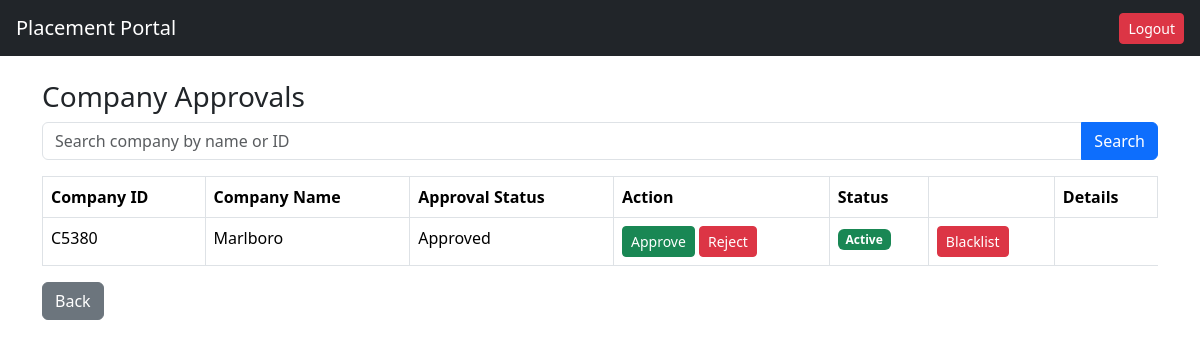
/admin/companies (signed in), run on an earlier commit of the app's database.
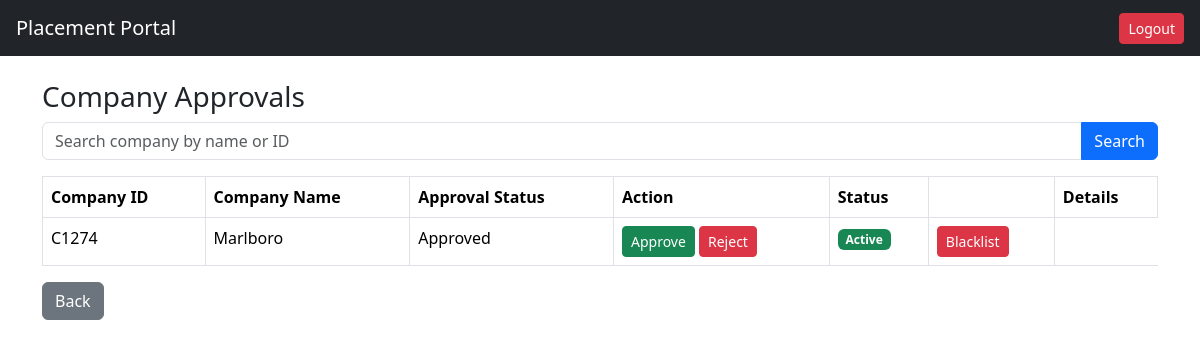
And on a later commit of the database.
### tables this page shows
CREATE TABLE company(
        id INTEGER PRIMARY KEY AUTOINCREMENT,
        company_uid TEXT UNIQUE,
        company_name TEXT,
        hr_contact TEXT,
        email TEXT UNIQUE,
        password TEXT,
        website TEXT,
        approval_status TEXT DEFAULT 'Pending',
        is_active INTEGER DEFAULT 1
    );

### app.py (the view)
@app.route("/admin/companies")
def admin_companies():
    if session.get("role") != "admin":
        return redirect("/")
    conn = get_connection()
    companies = conn.execute("""
    SELECT id, company_uid, company_name, approval_status, is_active
    FROM company
    """).fetchall()
    conn.close()
    return render_template(
        "admin_companies.html",
        companies=companies
    )

### models.py (called while the page is built)
def get_connection():
    conn = sqlite3.connect(DATABASE)
    conn.row_factory = sqlite3.Row
    return conn

### templates/admin_companies.html
{% extends "base.html" %}
{% block content %}
<h3>Company Approvals</h3>
<form method="GET" action="/admin/companies" class="mb-3">
<div class="input-group">
<input type="text"
name="search"
class="form-control"
placeholder="Search company by name or ID">
<button class="btn btn-primary">
Search
</button>
</div>
</form>
<table class="table table-bordered">
<tr>
<th>Company ID</th>
<th>Company Name</th>
<th>Approval Status</th>
<th>Action</th>
<th>Status</th>
<th></th>
<th>Details</th>
</tr>
{% for c in companies %}
<tr>
<td>{{ c.company_uid }}</td>
<td>{{ c.company_name }}</td>
<td>
{{ c.approval_status }}
</td>
<td>
<a href="/admin/approve_company/{{ c.id }}" class="btn btn-success btn-sm">
Approve
</a>
<a href="/admin/reject_company/{{ c.id }}" class="btn btn-danger btn-sm">
Reject
</a>
</td>
<td>
{% if c.is_active == 1 %}
<span class="badge bg-success">
Active
</span>
{% else %}
<span class="badge bg-danger">
Blacklisted
</span>
{% endif %}
</td>
<td>
{% if c.is_active == 1 %}
<a href="/admin/blacklist_company/{{ c.id }}"
class="btn btn-danger btn-sm">
Blacklist
</a>
{% else %}
<a href="/admin/activate_company/{{ c.id }}"
class="btn btn-success btn-sm">
Activate
</a>
{% endif %}
</td>
</tr>
{% endfor %}
</table>
<a href="/admin" class="btn btn-secondary">Back</a>
{% endblock %}

What changed in the data, as far as the page shows it:
changed company "Marlboro": company_uid "C5380" → "C1274"
